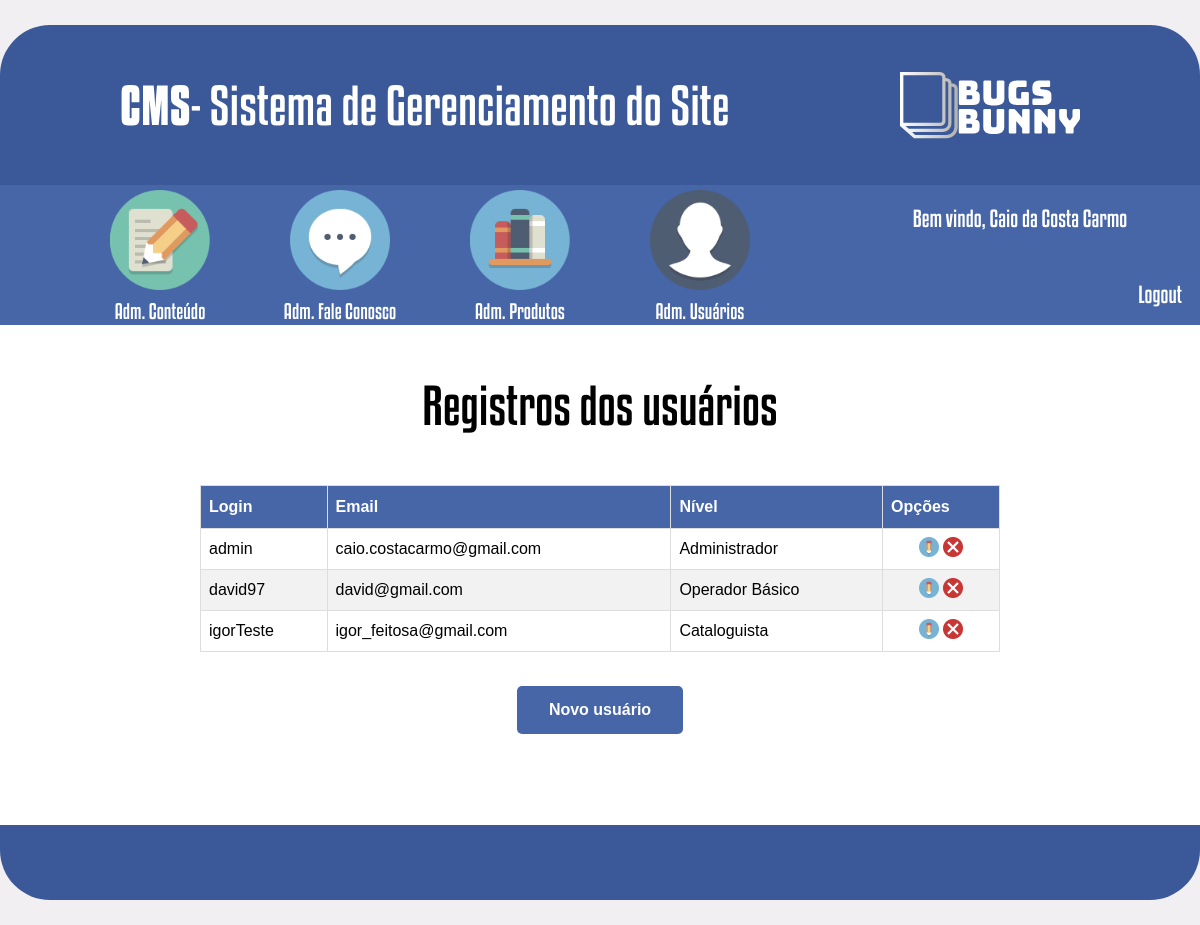
Screenshot of /cms/adm_usuarios.php (signed in) with the database file from the repository.
### tables this page shows
CREATE TABLE `tbl_usuario` (
  `idUsuario` int(11) NOT NULL AUTO_INCREMENT,
  `nome` varchar(100) NOT NULL,
  `login` varchar(45) NOT NULL,
  `senha` varchar(45) NOT NULL,
  `email` varchar(100) NOT NULL,
  `idNivel` int(11) NOT NULL,
  PRIMARY KEY (`idUsuario`),
  UNIQUE KEY `login_UNIQUE` (`login`),
  KEY `FK_tbl_usuario_tbl_nivel_usuario_idx` (`idNivel`),
  CONSTRAINT `FK_tbl_usuario_tbl_nivel_usuario` FOREIGN KEY (`idNivel`) REFERENCES `tbl_nivel_usuario` (`idnivel`)
);

CREATE TABLE `tbl_nivel_usuario` (
  `idNivel` int(11) NOT NULL AUTO_INCREMENT,
  `nomeNivel` varchar(45) NOT NULL,
  `status` int(11) NOT NULL,
  PRIMARY KEY (`idNivel`),
  UNIQUE KEY `nomeNivel_UNIQUE` (`nomeNivel`)
);

### verificar_autenticacao.php (called while the page is built, shortened)
<?php
    function verificarAutentica(){
    $conexao = conexaoBD();
    if(isset($_SESSION['idUser'])){
        $idUser = $_SESSION['idUser'];
        $sql = "SELECT * FROM tbl_usuario WHERE idUsuario =".$idUser;
        $select  = mysqli_query($conexao, $sql);
        $rsUser = mysqli_fetch_array($select);
    }else
        header('location:../index.php');
        return $rsUser;
    }
?>

### cms/adm_usuarios.php (the view, shortened to what this page needs)
<?php
    require_once('../verificar_autenticacao.php');
    $rsUser = verificarAutentica();
    $conexao = conexaoBD();
?>
<!DOCTYPE html>
<html>
    <head>
        <link rel="stylesheet" type="text/css" href="css/style.css">
    </head>
    <body>
        <header>
            <div id="caixa_cabecalho">
                <div id="titulo_pagina">
                    <span id="negrito">CMS</span> - Sistema de Gerenciamento do Site
                </div>
                <div id="logo_pagina"></div>
            </div>
            <div id="caixa_menu">
                <nav id="menu_principal">
                    <div class="itens_menu">
                        <a href="adm_conteudo.php">
                            <img class="imagens_menu" src="imagens/adm_conteudo.png">
                        </a>
                        <div class="titulo_menu">Adm. Conteúdo</div>
                    </div>
                    <div class="itens_menu">
                        <a href="adm_fale_conosco.php">
                            <img class="imagens_menu" src="imagens/adm_fale_conosco.png">
                        </a>
                        <div class="titulo_menu">Adm. Fale Conosco</div>
                    </div>
                    <div class="itens_menu">
                        <img class="imagens_menu" src="imagens/adm_produtos.png">
                       <div class="titulo_menu">Adm. Produtos</div>
                    </div>
                    <div class="itens_menu">
                        <a href="adm_users.php">
                            <img class="imagens_menu" src="imagens/adm_usuarios.png">
                        </a>
                       <div class="titulo_menu">Adm. Usuários</div>
                    </div>
                </nav>
                <div id="area_logout">
                    <div id="boas_vindas">Bem vindo, <?= $rsUser['nome'] ?></div>
                    <div id="logout"><a href="index.php?logout">Logout</a></div>
                </div>
            </div>
        </header>
        <div id="principal_adm_usuarios">
            <div id="titulo_adm_usuarios">
                Registros dos usuários
            </div>
            <div id="registros_adm_usuarios">
                <table id="tabela">
                    <thead>
                    <tr>
                        <th>Login</th>
                        <th>Email</th>
                        <th>Nível</th>
                        <th>Opções</th>
                    </tr>
                    </thead>
                    <tbody>
                    <?php
                         $sql = "SELECT usuario.*, nivel.*
                                FROM tbl_usuario as usuario, tbl_nivel_usuario as nivel
                                WHERE usuario.idNivel = nivel.idNivel";
                        $select  = mysqli_query($conexao, $sql);
                        while($rsUsuarios = mysqli_fetch_array($select)){
                    ?>
                    <tr>
                        <td><?= $rsUsuarios['login'] ?></td>
                        <td><?= $rsUsuarios['email'] ?></td>
                        <td><?= $rsUsuarios['nomeNivel'] ?></td>
                        <td id="td_imagens">
                            <a href="formulario_usuario.php?id=<?= $rsUsuarios['idUsuario'] ?>">
                                <img src="imagens/editar.png">
                            </a>
                            <a href="adm_usuarios.php?modo=excluir&id=<?= $rsUsuarios['idUsuario'] ?>">
                                <img src="imagens/deletar.png">
                            </a>
                        </td>
                    </tr>
                    <?php } ?>
                </table>
            </div>
            <div id="area_botao">
                <form>
                    <a href="formulario_usuario.php">
                        <input type="button" value="Novo usuário" class="button">
                    </a>
                </form>
            </div>
        </div>
        <footer></footer>
    </body>
</html>

### cms/css/style.css (style rules this page uses)
body { margin: 0px; padding: 0px; background-color: #f2eff2; }
#tabela { font-family: "Trebuchet MS", Arial, Helvetica, sans-serif; border-collapse: collapse; width: 100%; }
#tabela td, #tabela thead th { border: 1px solid #ddd; padding: 8px; }
#tabela tbody tr:nth-child(even) { background-color: #f2f2f2; }
#tabela thead tr th { padding-top: 12px; padding-bottom: 12px; text-align: left; background-color: #4666a8; color: white; }
#td_imagens { text-align: center; }
#area_botao { width: 500px; margin-left: auto; margin-right: auto; height: auto; text-align: center; }
.button { background-color: #4666a8; border: none; color: white; padding: 15px 32px; text-align: center; text-decoration: none; display: inline-block; font-size: 16px; margin: 4px 2px; cursor: pointer; font-weight: bold; transition-duration: 0.4s; border-radius: 5px; }
a { color: inherit; text-decoration: none; }
header { width: 1200px; height: 300px; margin-top: 25px; background-color: #3b5998; margin-left: auto; margin-right: auto; border-top-left-radius: 50px; border-top-right-radius: 50px; }
#caixa_cabecalho { width: 100%; height: 160px; }
#caixa_menu { width: 100%; height: 140px; background-color: #4666a8; }
#titulo_pagina { width: 55%; height: 160px; float: left; font-family: font-kenyan; font-size: 50px; display: flex; align-items: center; padding-left: 10%; color: #fff; }
#negrito { font-family: font-kenyan-negrito; }
#logo_pagina { width: 35%; height: 160px; background-image: url(../imagens/logo.png); background-repeat: no-repeat; background-position: center; float: left; }
#menu_principal { width: 65%; height: 140px; margin-left: 5%; text-align: center; float: left; }
.itens_menu { width: 160px; height: 135px; margin-top: 5px; margin-left: 20px; float: left; }
.imagens_menu { width: 100px; height: 100px; }
.titulo_menu { width: 160px; height: 35px; margin-top: 5px; font-family: font-kenyan; font-size: 20px; color: #fff; }
#area_logout { width: 30%; height: 140px; float: left; color: #fff; }
#boas_vindas { width: 100%; margin-top: 20px; font-family: font-kenyan; font-size: 22px; text-align: center; }
#logout { width: 95%; margin-top: 50px; font-family: font-kenyan; font-size: 22px; text-align: right; padding-right: 5%; }
#principal_adm_usuarios { width: 1200px; height: 450px; margin-left: auto; margin-right: auto; background-color: #fff; padding-top: 50px; }
#titulo_adm_usuarios { width: 1200px; font-family: font-kenyan; font-size: 50px; text-align: center; }
#registros_adm_usuarios { width: 800px; margin-top: 50px; margin-left: auto; margin-right: auto; max-height: 200px; overflow: auto; margin-bottom: 30px; }
footer { width: 1200px; height: 75px; margin-left: auto; margin-right: auto; border-bottom-left-radius: 50px; border-bottom-right-radius: 50px; background-color: #3b5998; margin-bottom: 25px; }

### rows the page displays
tbl_usuario: nome "Caio da Costa Carmo", login "admin", email "caio.costacarmo@gmail.com", idNivel.nomeNivel "Administrador"
tbl_usuario: login "david97", email "david@gmail.com", idNivel.nomeNivel "Operador Básico"
tbl_usuario: login "igorTeste", email "igor_feitosa@gmail.com", idNivel.nomeNivel "Cataloguista"
